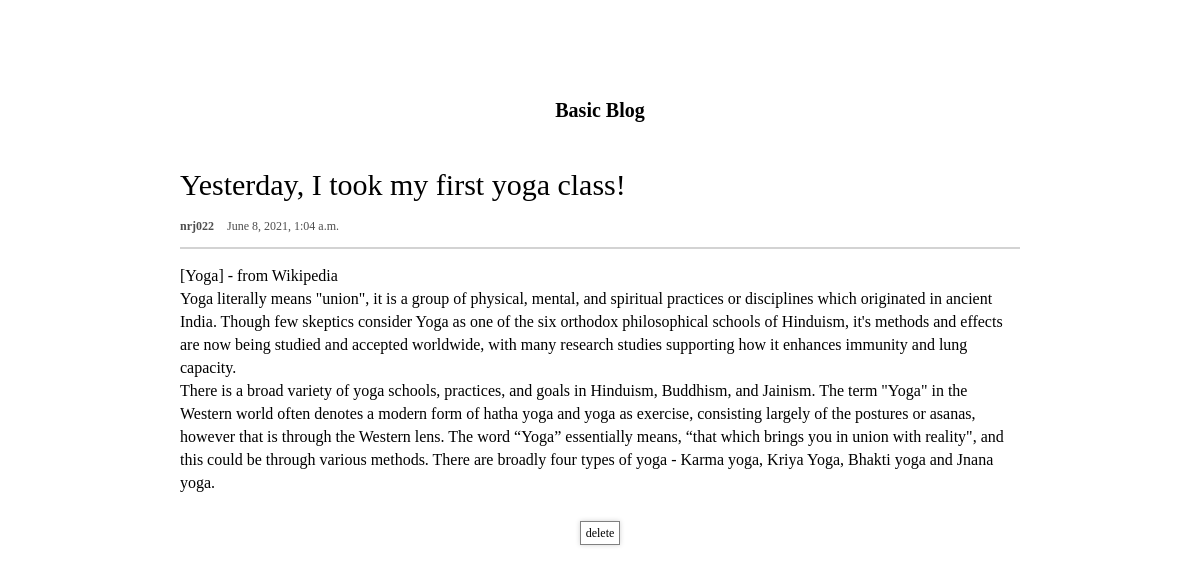
The page /post/10/ on the database its author committed.
### blog/models.py (models this page shows, shortened)
class Post(models.Model):
    category = models.CharField(max_length=50, default = "coding")
    author = models.ForeignKey(settings.AUTH_USER_MODEL, on_delete=models.CASCADE)
    title = models.CharField(max_length=200)
    text = models.TextField()
    created_date = models.DateTimeField(
            default=timezone.now)
    published_date = models.DateTimeField(
            blank=True, null=True)

### blog/views.py (the view)
# urls.py: path('post/<int:pk>/', views.post_detail, name='post_detail'),
def post_detail(request, pk):
    post = get_object_or_404(Post, pk=pk)
    return render(request, 'blog/post_detail.html', {'post':post})

### blog/templates/blog/post_detail.html
{% extends 'blog/base.html'%} {% block content %}
<div class="container">
  <header class="post-detail__header">
    <h2 class="post-detail__title">{{ post.title }}</h2>
    <div class="post-detail__info">
      <span class="post-detail__info--author">{{ post.author }}</span>
      <span class="post-detail__info--date">{{ post.created_date }}</span>
    </div>
  </header>
  <div class="post-detail__text">{{ post.text|linebreaksbr }}</div>
</div>
<div class="btn-more">
  <a class="btn delete" href="{% url 'remove_post' pk=post.pk %}">delete</a>
</div>
{% endblock %}

### blog/static/css/index.css (style rules this page uses)
.btn { background-color: white; border: 1px solid grey; box-shadow: 0 0 5px lightgrey; padding: 4px 5px; font-size: 12px; }
body { display: flex; flex-direction: column; justify-content: center; align-items: center; }

### blog/static/css/main_board.css (style rules this page uses)
.container { width: 70%; }

### blog/static/css/post_detail.css (style rules this page uses)
.post-detail__header { margin-top: -20px; }
.post-detail__title { font-size: 30px; margin: 20px 0; }
.post-detail__info { color: rgb(78, 78, 78); font-size: 12px; }
.post-detail__info--author { font-weight: 700; margin-right: 10px; }
.post-detail__text { margin: 15px 0; padding: 15px 0; border-top: 2px solid lightgray; line-height: 23px; }

### rows shown on the page
Post: title "Yesterday, I took my first yoga class!", author "nrj022", created_date "June 8, 2021, 1:04 a.m.", text "[Yoga] - from Wikipedia Yoga literally means \"union\", it is a group of physical, mental, and spiritual practices or disciplines which originated in ancient India. Though few skeptics consider Yoga as one of the six orthodox philosophical schools of Hinduism, it's methods and effects are now being studied and accepted worldwide, with many research studies supporting how it enhances immunity and lung capacity. There is a broad variety of yoga schools, practices, and goals in Hinduism, Buddhism, and Jainism. The term \"Yoga\" in the Western world often denotes a modern form of hatha yoga and yoga as exercise, consisting largely of the postures or asanas, however that is through the Western lens.…"
